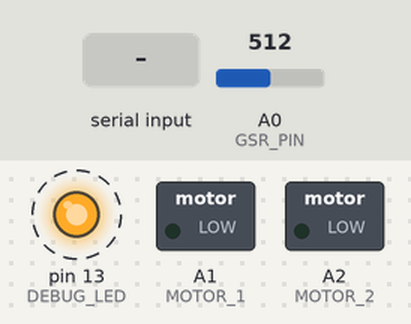
The sketch below on a simulated Arduino Uno, built with avr-gcc and run on an emulated ATmega328P. Parts: switched loads named in the sketch (green lamp = pin HIGH), output pins drawn as LEDs (lit = HIGH). Dashed ring = blinking. The test bench sets the inputs (shaded band); at power-on: A0 (GSR_PIN) = 512. What the sketch prints to the serial monitor is not drawn.

Above: at 2.11 s.
2.3 s: "ALERT_ON\n" received over Serial
At 2.72 s:
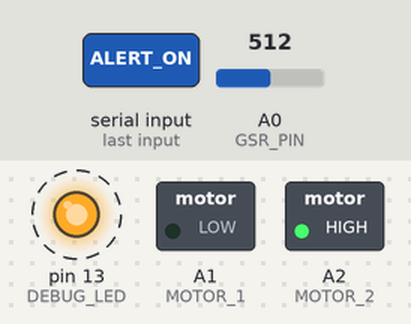
5.3 s: "ALERT_OFF\n" received over Serial
At 5.56 s:
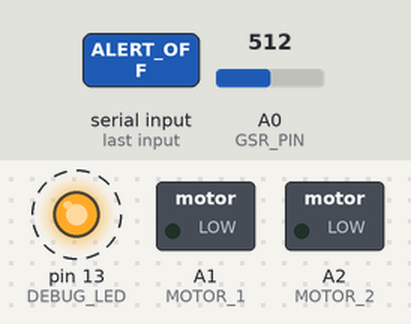
8.3 s: "ALERT_ON\n" received over Serial
At 8.5 s:
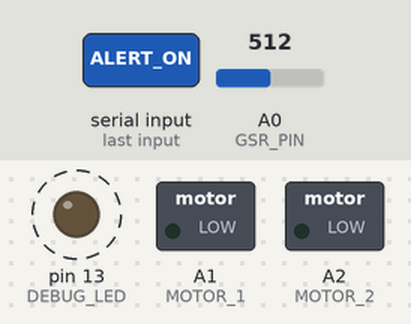
Timing chart, 0 to 17.3 s (numbered marks = the images above; inputs shaded):
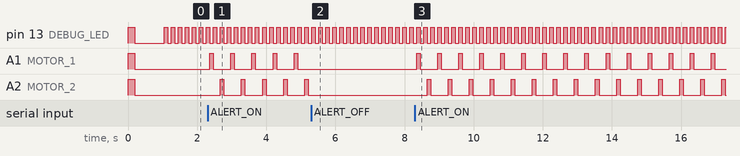

The sketch:

eda_arduinio.ino
```cpp
/*
 * SpeakEasy — Arduino Backend
 *
 * WIRING:
 *   GSR Sensor Signal → A0
 *   Motor 1 Signal    → A1  (via NPN transistor — do NOT wire direct)
 *   Motor 2 Signal    → A2  (via NPN transistor — do NOT wire direct)
 *   Debug LED         → Pin 13 (onboard)
 *
 * TRANSISTOR WIRING (per motor):
 *   Arduino pin → 1kΩ resistor → Base (2N2222 or similar)
 *   Collector → Motor negative lead
 *   Motor positive lead → 5V
 *   Emitter → GND
 *   Flyback diode across motor terminals (cathode to 5V side)
 *
 * SERIAL PROTOCOL:
 *   Sends:    GSR:<int>\n          e.g. "GSR:512\n"
 *   Receives: ALERT_ON\n | ALERT_OFF\n
 */

const int GSR_PIN    = A0;
const int MOTOR_1    = A1;
const int MOTOR_2    = A2;
const int DEBUG_LED  = 13;

// ---- Haptic timing (non-blocking) ----
const unsigned long BUZZ_INTERVAL  = 180;
const unsigned long VIBE_DURATION  = 30;

bool  shouldVibrate = false;
bool  motorActive   = false;
int   motorTurn     = 1;      // which motor fires next: 1 or 2
int   activeMotor   = 0;
unsigned long lastBuzzTime  = 0;
unsigned long motorOnTime   = 0;

void setup() {
  Serial.begin(9600);
  Serial.setTimeout(50);   // Don't stall waiting for newline — critical fix

  pinMode(MOTOR_1,   OUTPUT);
  pinMode(MOTOR_2,   OUTPUT);
  pinMode(DEBUG_LED, OUTPUT);

  digitalWrite(MOTOR_1,   LOW);
  digitalWrite(MOTOR_2,   LOW);
  digitalWrite(DEBUG_LED, LOW);

  // Startup pulse — confirms motors are wired and responding
  digitalWrite(MOTOR_1,   HIGH);
  digitalWrite(MOTOR_2,   HIGH);
  digitalWrite(DEBUG_LED, HIGH);
  delay(200);
  digitalWrite(MOTOR_1,   LOW);
  digitalWrite(MOTOR_2,   LOW);
  digitalWrite(DEBUG_LED, LOW);
  delay(800);   // brief pause so startup pulse is distinct from session buzz
}

void loop() {
  // 1. Read & smooth GSR (10 samples, 5ms apart = ~50ms total read time)
  long sum = 0;
  for (int i = 0; i < 10; i++) {
    sum += analogRead(GSR_PIN);
    delay(5);
  }
  int gsrAverage = (int)(sum / 10);

  // 2. Transmit to browser & heartbeat LED
  Serial.print("GSR:");
  Serial.println(gsrAverage);
  digitalWrite(DEBUG_LED, !digitalRead(DEBUG_LED));

  // 3. Read incoming command (non-blocking — returns immediately if nothing there)
  if (Serial.available() > 0) {
    String command = Serial.readStringUntil('\n');
    command.trim();

    if (command == "ALERT_ON") {
      shouldVibrate = true;
    } else if (command == "ALERT_OFF") {
      shouldVibrate = false;
      // Immediately cut any active motor
      if (motorActive) {
        digitalWrite(activeMotor, LOW);
        motorActive = false;
      }
      digitalWrite(MOTOR_1, LOW);
      digitalWrite(MOTOR_2, LOW);
    }
  }

  // 4. Non-blocking haptic alternation
  unsigned long now = millis();

  if (shouldVibrate) {
    // Turn off motor if its on-time has elapsed
    if (motorActive && (now - motorOnTime >= VIBE_DURATION)) {
      digitalWrite(activeMotor, LOW);
      motorActive  = false;
      lastBuzzTime = now;     // start counting the gap from here
    }

    // Fire next motor once the gap interval has passed
    if (!motorActive && (now - lastBuzzTime >= BUZZ_INTERVAL)) {
      activeMotor = (motorTurn == 1) ? MOTOR_1 : MOTOR_2;
      digitalWrite(activeMotor, HIGH);
      motorOnTime = now;
      motorActive = true;
      motorTurn   = (motorTurn == 1) ? 2 : 1;
    }
  } else {
    // shouldVibrate turned false mid-buzz — kill immediately
    if (motorActive) {
      digitalWrite(activeMotor, LOW);
      motorActive = false;
    }
  }

  // 5. Short pause before next read cycle
  //    Total loop time ≈ 50ms (reads) + 50ms (here) = ~10 Hz sample rate
  delay(50);
}
```

Measured:
- after the input at 2.3 s, A1 (MOTOR_1): alternates HIGH for 0.10 s and LOW for 0.51 s, starting after 0.07 s; A2 (MOTOR_2): alternates HIGH for 0.10 s and LOW for 0.51 s, starting after 0.37 s
- after the input at 5.3 s, A1 (MOTOR_1), A2 (MOTOR_2): stops changing and stays LOW
- after the input at 8.3 s, A1 (MOTOR_1): alternates HIGH for 0.10 s and LOW for 0.51 s, starting after 0.05 s; A2 (MOTOR_2): alternates HIGH for 0.10 s and LOW for 0.51 s, starting after 0.36 s
- by itself, pin 13 (DEBUG_LED): alternates HIGH for 0.10 s and LOW for 0.10 s
